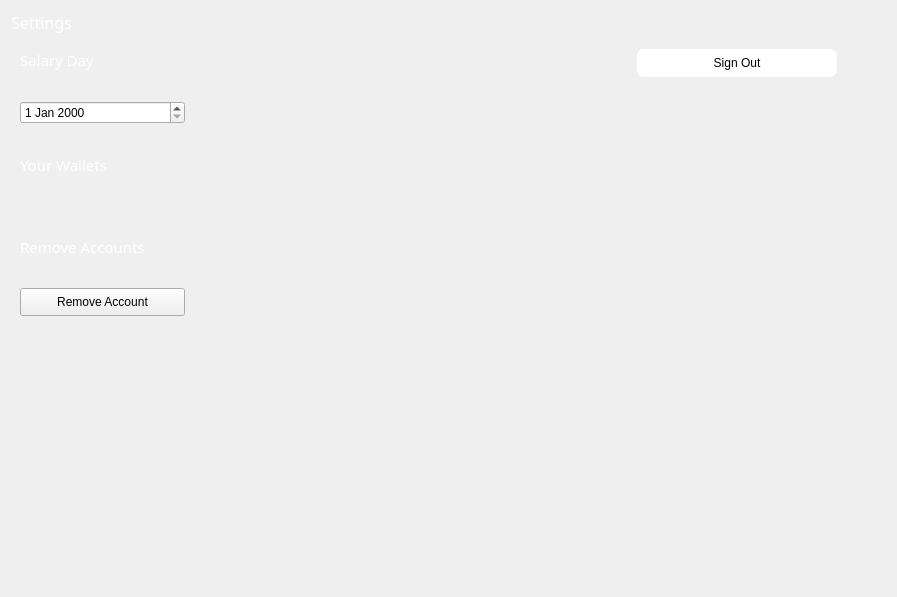
         <widget class="QWidget" name="page_4">
          <layout class="QVBoxLayout" name="verticalLayout_15">
           <item>
            <widget class="QLabel" name="label_10">
             <property name="font">
              <font>
               <family>Century Gothic</family>
               <pointsize>12</pointsize>
               <weight>9</weight>
               <italic>false</italic>
               <bold>false</bold>
              </font>
             </property>
             <property name="styleSheet">
              <string notr="true">color: rgb(255, 255, 255);

font: 75 12pt &quot;Century Gothic&quot;;</string>
             </property>
             <property name="text">
              <string>Settings</string>
             </property>
            </widget>
           </item>
           <item>
            <layout class="QHBoxLayout" name="horizontalLayout_17">
             <item>
              <widget class="QWidget" name="widget_9" native="true">
               <layout class="QVBoxLayout" name="verticalLayout_2">
                <property name="spacing">
                 <number>30</number>
                </property>
                <property name="bottomMargin">
                 <number>270</number>
                </property>
                <item>
                 <layout class="QHBoxLayout" name="horizontalLayout_12">
                  <item>
                   <widget class="QLabel" name="label_6">
                    <property name="font">
                     <font>
                      <family>Century Gothic</family>
                      <pointsize>11</pointsize>
                      <weight>50</weight>
                      <italic>false</italic>
                      <bold>false</bold>
                     </font>
                    </property>
                    <property name="styleSheet">
                     <string notr="true">color:#fff</string>
                    </property>
                    <property name="text">
                     <string>Salary Day</string>
                    </property>
                   </widget>
                  </item>
                  <item>
                   <spacer name="horizontalSpacer_2">
                    <property name="orientation">
                     <enum>Qt::Horizontal</enum>
                    </property>
                    <property name="sizeHint" stdset="0">
                     <size>
                      <width>40</width>
                      <height>20</height>
                     </size>
                    </property>
                   </spacer>
                  </item>
                 </layout>
                </item>
                <item>
                 <widget class="QDateEdit" name="dateEdit"/>
                </item>
                <item>
                 <layout class="QHBoxLayout" name="horizontalLayout_14">
                  <item>
                   <widget class="QLabel" name="yourwallets">
                    <property name="font">
                     <font>
                      <family>Century Gothic</family>
                      <pointsize>11</pointsize>
                      <weight>50</weight>
                      <italic>false</italic>
                      <bold>false</bold>
                     </font>
                    </property>
                    <property name="styleSheet">
                     <string notr="true">color:#fff</string>
                    </property>
                    <property name="text">
                     <string>Your Wallets</string>
                    </property>
                   </widget>
                  </item>
                  <item>
                   <spacer name="horizontalSpacer_12">
                    <property name="orientation">
                     <enum>Qt::Horizontal</enum>
                    </property>
                    <property name="sizeHint" stdset="0">
                     <size>
                      <width>40</width>
                      <height>20</height>
                     </size>
                    </property>
                   </spacer>
                  </item>
                 </layout>
                </item>
                <item>
                 <widget class="QWidget" name="widget" native="true">
                  <property name="sizePolicy">
                   <sizepolicy hsizetype="Preferred" vsizetype="Expanding">
                    <horstretch>0</horstretch>
                    <verstretch>0</verstretch>
                   </sizepolicy>
                  </property>
                 </widget>
                </item>
                <item>
                 <layout class="QHBoxLayout" name="horizontalLayout_15">
                  <item>
                   <widget class="QLabel" name="removeaccounts">
                    <property name="font">
                     <font>
                      <family>Century Gothic</family>
                      <pointsize>11</pointsize>
                      <weight>50</weight>
                      <italic>false</italic>
                      <bold>false</bold>
                     </font>
                    </property>
                    <property name="styleSheet">
                     <string notr="true">color:#fff</string>
                    </property>
                    <property name="text">
                     <string>Remove Accounts</string>
                    </property>
                   </widget>
                  </item>
                  <item>
                   <spacer name="horizontalSpacer_4">
                    <property name="orientation">
                     <enum>Qt::Horizontal</enum>
                    </property>
                    <property name="sizeHint" stdset="0">
                     <size>
                      <width>40</width>
                      <height>20</height>
                     </size>
                    </property>
                   </spacer>
                  </item>
                 </layout>
                </item>
                <item>
                 <widget class="QPushButton" name="removeaccount">
                  <property name="sizePolicy">
                   <sizepolicy hsizetype="Expanding" vsizetype="Fixed">
                    <horstretch>0</horstretch>
                    <verstretch>0</verstretch>
                   </sizepolicy>
                  </property>
                  <property name="minimumSize">
                   <size>
                    <width>90</width>
                    <height>28</height>
                   </size>
                  </property>
                  <property name="styleSheet">
                   <string notr="true">QPushButton{
	border: 1px solid;
	border-color:#fff;
	border-radius: 7px;
	
	
	font: 75 11pt &quot;Century Gothic&quot;;
	
	color: rgb(255, 255, 255);
	
	
	background-color: rgb(53, 79, 145);
}

QPushButton:hover{
color:rgb(22, 201, 236);
border-color:rgb(22, 201, 236);
}
font: 3pt &quot;Century Gothic&quot;;
</string>
                  </property>
                  <property name="text">
                   <string>Remove Account</string>
                  </property>
                 </widget>
                </item>
               </layout>
              </widget>
             </item>
             <item>
              <spacer name="horizontalSpacer_15">
               <property name="orientation">
                <enum>Qt::Horizontal</enum>
               </property>
               <property name="sizeType">
                <enum>QSizePolicy::Preferred</enum>
               </property>
               <property name="sizeHint" stdset="0">
                <size>
                 <width>11</width>
                 <height>20</height>
                </size>
               </property>
              </spacer>
             </item>
             <item>
              <widget class="QWidget" name="widget_8" native="true">
               <layout class="QVBoxLayout" name="verticalLayout_14">
                <item>
                 <layout class="QVBoxLayout" name="verticalLayout_3">
                  <item>
                   <layout class="QHBoxLayout" name="horizontalLayout_16">
                    <item>
                     <spacer name="horizontalSpacer_13">
                      <property name="orientation">
                       <enum>Qt::Horizontal</enum>
                      </property>
                      <property name="sizeType">
                       <enum>QSizePolicy::Expanding</enum>
                      </property>
                      <property name="sizeHint" stdset="0">
                       <size>
                        <width>417</width>
                        <height>20</height>
                       </size>
                      </property>
                     </spacer>
                    </item>
                    <item>
                     <widget class="QPushButton" name="signout">
                      <property name="sizePolicy">
                       <sizepolicy hsizetype="Maximum" vsizetype="Fixed">
                        <horstretch>0</horstretch>
                        <verstretch>0</verstretch>
                       </sizepolicy>
                      </property>
                      <property name="minimumSize">
                       <size>
                        <width>200</width>
                        <height>28</height>
                       </size>
                      </property>
                      <property name="styleSheet">
                       <string notr="true">QPushButton{
	border: 1px solid;
	border-color:#fff;
	border-radius: 7px;
	
	color: rgb(0, 0, 0);
	
	background-color: rgb(255, 255, 255);
	
	font: 75 8pt &quot;Century Gothic&quot;;
}
QPushButton:hover{
color:rgb(22, 201, 236);
border-color:rgb(22, 201, 236);
}
</string>
                      </property>
                      <property name="text">
                       <string>Sign Out</string>
                      </property>
                     </widget>
                    </item>
                    <item>
                     <spacer name="horizontalSpacer_14">
                      <property name="orientation">
                       <enum>Qt::Horizontal</enum>
                      </property>
                      <property name="sizeType">
                       <enum>QSizePolicy::Preferred</enum>
                      </property>
                      <property name="sizeHint" stdset="0">
                       <size>
                        <width>40</width>
                        <height>20</height>
                       </size>
                      </property>
                     </spacer>
                    </item>
                   </layout>
                  </item>
                  <item>
                   <spacer name="verticalSpacer">
                    <property name="orientation">
                     <enum>Qt::Vertical</enum>
                    </property>
                    <property name="sizeHint" stdset="0">
                     <size>
                      <width>20</width>
                      <height>40</height>
                     </size>
                    </property>
                   </spacer>
                  </item>
                 </layout>
                </item>
               </layout>
              </widget>
             </item>
            </layout>
           </item>
          </layout>
         </widget>
